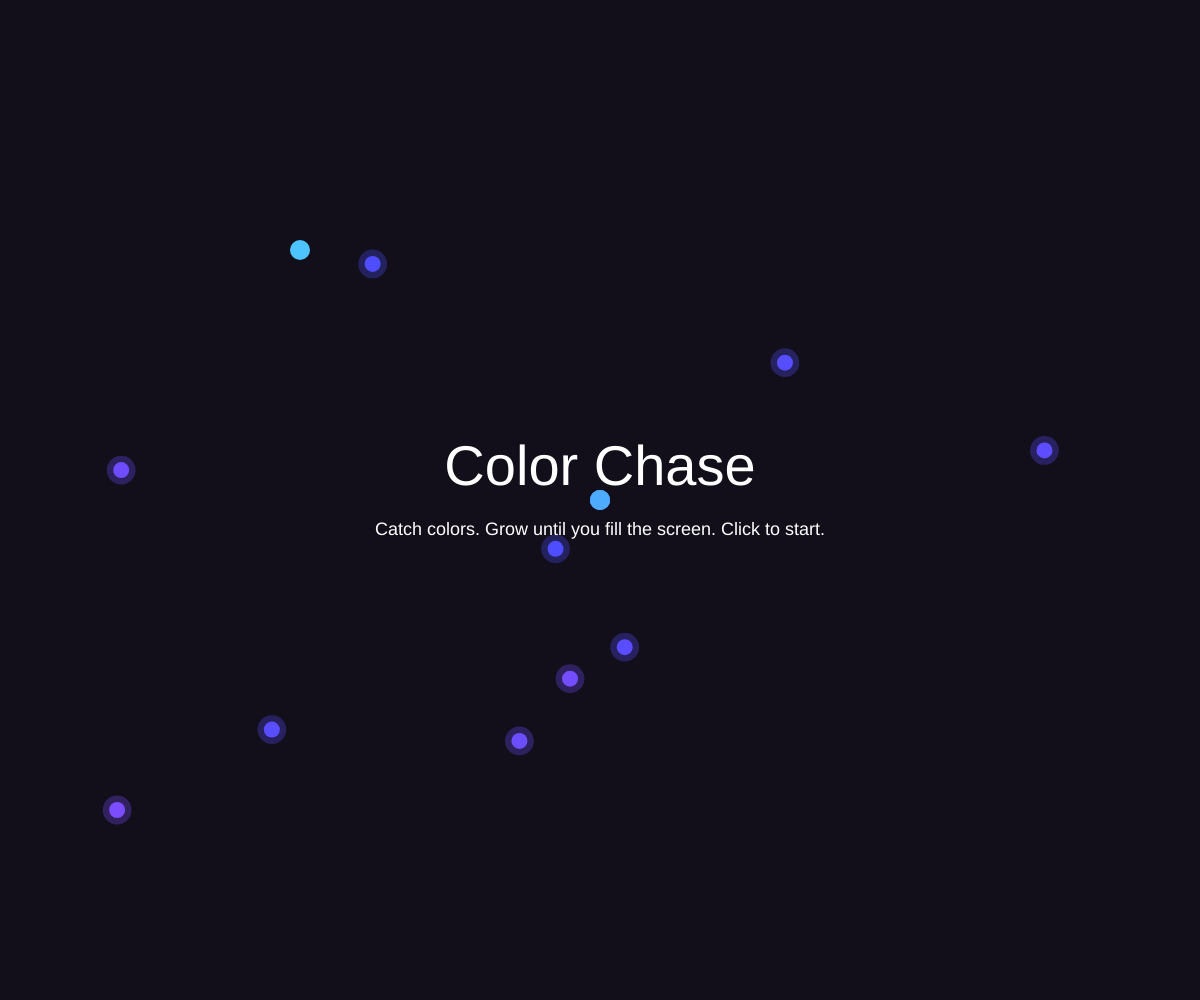
Frame 1 (no input)
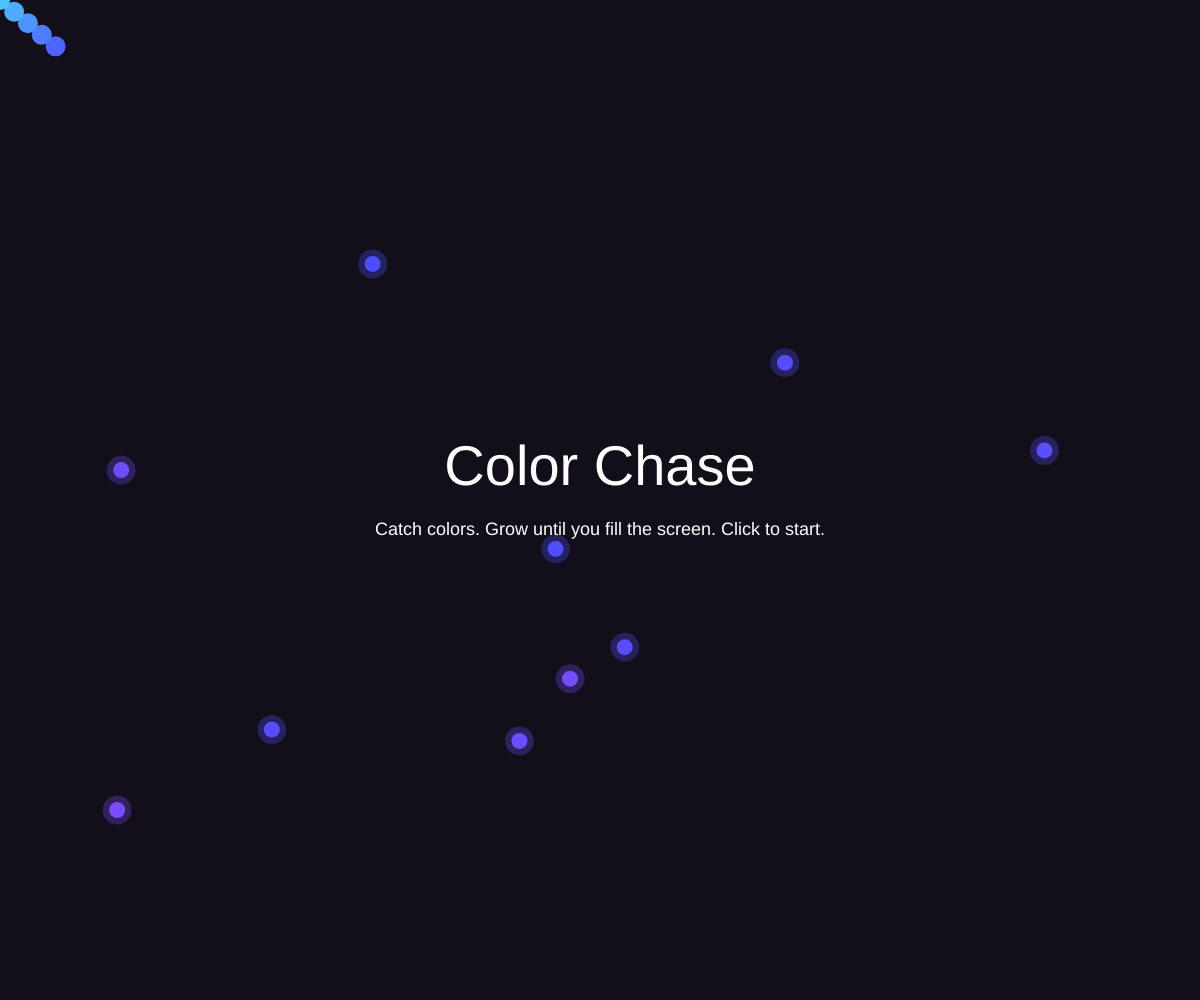
Frame 60 (no input)
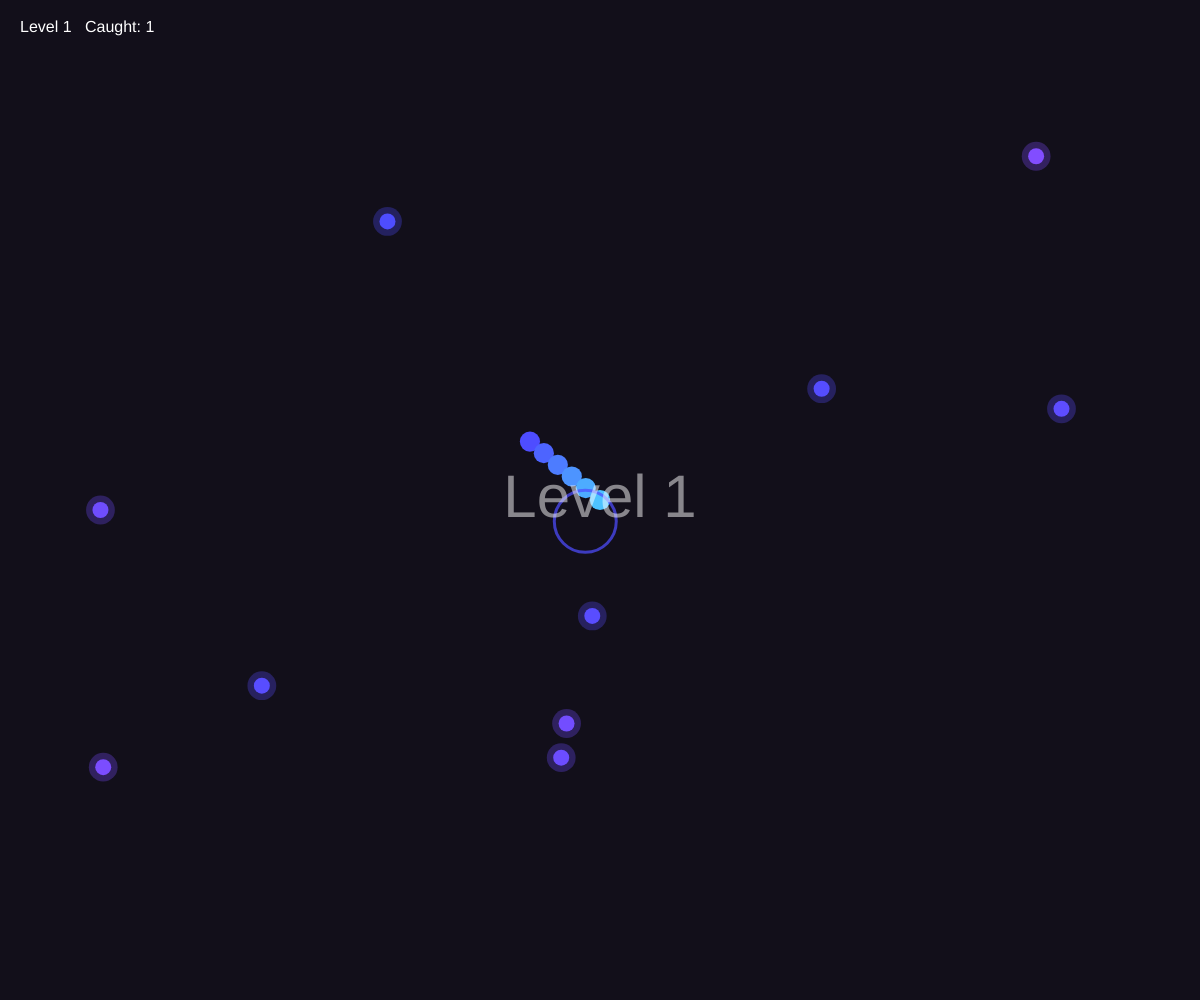
Frame 120 (the mouse pressed at the canvas centre since frame 60)

The p5.js sketch that drew these frames (run headless with seeded random() and noise() and a simulated clock; from frame 60 on, the mouse is pressed at the canvas centre):

// p5.js sketch
// ── sketch.js
// Color Chase
// Your line of balls follows the cursor. Anything it touches joins your line
// in its own color. Every catch makes your line longer and bigger.
// The game keeps going until your line fills the whole screen.

let chain = [];      // your line of balls
let loose = [];      // balls to catch
let pops = [];       // rings that show when you catch something
let trail = [];      // the path your head has taken
let state = "start"; // start, play, fill, end
let r = 10;          // size of each ball in your line
let caughtCount = 0;
let level = 1;
let bannerTime = 0;  // when the level banner started
let audio;           // for the pop sound

function setup() {
  createCanvas(windowWidth, windowHeight);
  colorMode(HSB);
  resetGame();
}

function resetGame() {
  chain = [];
  loose = [];
  pops = [];
  trail = [];
  r = 10;
  caughtCount = 0;
  level = 1;
  for (let i = 0; i < 5; i++) addBall(200 + i * 8);
  for (let i = 0; i < 10; i++) loose.push(newLoose());
}

function addBall(h) {
  let last = chain.length ? chain[chain.length - 1] : { x: width / 2, y: height / 2 };
  chain.push({ x: last.x, y: last.y, h: h });
}

function tailHue() {
  return chain[chain.length - 1].h;
}

// balls float faster each level
function looseSpeed() {
  return min(0.5 + level * 0.25, 4);
}

function newLoose() {
  let a = random(TWO_PI);
  let speed = looseSpeed();
  return {
    x: random(40, width - 40),
    y: random(40, height - 40),
    vx: cos(a) * speed,
    vy: sin(a) * speed,
    h: tailHue() + random(5, 25) // a color close to your tail, so it stays analogous
  };
}

function draw() {
  // background color shifts with each level
  background((230 + level * 25) % 360, 40, 10);

  if (state == "fill") {
    r += 4; // last swell to finish covering the screen
    if (r > max(width, height)) state = "end";
  } else {
    moveChain();
  }

  if (state == "play") moveLoose();

  // loose balls, each in its own color
  noStroke();
  let looseSize = max(16, r);
  for (let b of loose) {
    fill(b.h % 360, 70, 100, 0.3);
    circle(b.x, b.y, looseSize * 1.8);
    fill(b.h % 360, 70, 100);
    circle(b.x, b.y, looseSize);
  }

  // your line
  for (let i = chain.length - 1; i >= 0; i--) {
    fill(chain[i].h % 360, 70, 100);
    circle(chain[i].x, chain[i].y, r * 2);
  }

  // catch rings
  noFill();
  strokeWeight(3);
  for (let i = pops.length - 1; i >= 0; i--) {
    let p = pops[i];
    p.size += 6;
    p.life -= 0.04;
    stroke(p.h % 360, 70, 100, p.life);
    circle(p.x, p.y, p.size);
    if (p.life <= 0) pops.splice(i, 1);
  }
  noStroke();

  // text
  fill(0, 0, 100);
  textAlign(CENTER, CENTER);
  if (state == "start") {
    textSize(56);
    text("Color Chase", width / 2, height / 2 - 30);
    textSize(18);
    text("Catch colors. Grow until you fill the screen. Click to start.", width / 2, height / 2 + 30);
  } else if (state == "play") {
    textAlign(LEFT, TOP);
    textSize(16);
    text("Level " + level + "   Caught: " + caughtCount, 20, 20);

    // level banner fades out over 2 seconds
    let t = millis() - bannerTime;
    if (t < 2000) {
      fill(0, 0, 100, 1 - t / 2000);
      textAlign(CENTER, CENTER);
      textSize(60);
      text("Level " + level, width / 2, height / 2);
    }
  } else if (state == "end") {
    fill(0, 0, 0);
    textSize(48);
    text("You filled the screen", width / 2, height / 2 - 20);
    textSize(18);
    text("Level " + level + ", caught " + caughtCount + ". Click to play again.", width / 2, height / 2 + 30);
  }
}

function moveChain() {
  // head follows the mouse
  let head = chain[0];
  head.x = lerp(head.x, mouseX, 0.5);
  head.y = lerp(head.y, mouseY, 0.5);

  // remember the path the head has taken
  if (trail.length == 0 || dist(head.x, head.y, trail[0].x, trail[0].y) > 1) {
    trail.unshift({ x: head.x, y: head.y });
  }

  // place each ball along that path, so squares stay squares
  let gap = r * 1.8;
  let next = 1;    // which ball we are placing
  let walked = 0;  // how far back along the path we are
  for (let k = 1; k < trail.length && next < chain.length; k++) {
    let a = trail[k - 1];
    let b = trail[k];
    let seg = dist(a.x, a.y, b.x, b.y);
    while (next < chain.length && walked + seg >= next * gap) {
      let t = (next * gap - walked) / seg;
      let tx = lerp(a.x, b.x, t);
      let ty = lerp(a.y, b.y, t);
      // ease toward the path a little, this keeps some of the physics feel
      chain[next].x = lerp(chain[next].x, tx, 0.6);
      chain[next].y = lerp(chain[next].y, ty, 0.6);
      next++;
    }
    walked += seg;
    if (next >= chain.length) trail.splice(k + 20); // forget path we no longer need
  }
}

function moveLoose() {
  for (let b of loose) {
    // drift and bounce off the walls
    b.x += b.vx;
    b.y += b.vy;
    if (b.x < 10 || b.x > width - 10) b.vx *= -1;
    if (b.y < 10 || b.y > height - 10) b.vy *= -1;

    // anything your line touches joins it
    for (let c of chain) {
      if (dist(b.x, b.y, c.x, c.y) < r + 16) {
        catchBall(b);
        break;
      }
    }
  }

  // every second, check how much of the screen you cover
  if (frameCount % 60 == 0 && coverage() > 0.9) state = "fill";
}

function catchBall(b) {
  caughtCount++;
  addBall(b.h);    // longer, in the color you caught
  r += 0.1;        // bigger
  pops.push({ x: b.x, y: b.y, h: b.h, size: 20, life: 1 });
  popSound(b.h);
  Object.assign(b, newLoose());

  // level up every 20 catches
  if (caughtCount % 20 == 0) {
    level++;
    bannerTime = millis();
    if (loose.length < 30) loose.push(newLoose(), newLoose());
    for (let l of loose) {
      let a = random(TWO_PI);
      let speed = looseSpeed();
      l.vx = cos(a) * speed;
      l.vy = sin(a) * speed;
    }
  }
}

// checks a grid of points to see how much of the screen your line covers
function coverage() {
  let hit = 0;
  let total = 0;
  for (let x = 0; x <= width; x += width / 20) {
    for (let y = 0; y <= height; y += height / 12) {
      total++;
      for (let c of chain) {
        if (dist(x, y, c.x, c.y) < r) {
          hit++;
          break;
        }
      }
    }
  }
  return hit / total;
}

// short pop, higher pitch for different colors
function popSound(h) {
  if (!audio) return;
  let o = audio.createOscillator();
  let g = audio.createGain();
  o.frequency.value = 300 + (h % 360);
  g.gain.setValueAtTime(0.15, audio.currentTime);
  g.gain.exponentialRampToValueAtTime(0.001, audio.currentTime + 0.15);
  o.connect(g);
  g.connect(audio.destination);
  o.start();
  o.stop(audio.currentTime + 0.15);
}

function mousePressed() {
  // sound can only start after a click
  if (!audio) {
    try { audio = new AudioContext(); } catch (e) {}
  }
  if (audio) audio.resume();

  if (state == "start") {
    state = "play";
    bannerTime = millis();
  } else if (state == "end") {
    resetGame();
    state = "play";
    bannerTime = millis();
  }
}

function windowResized() {
  resizeCanvas(windowWidth, windowHeight);
}
